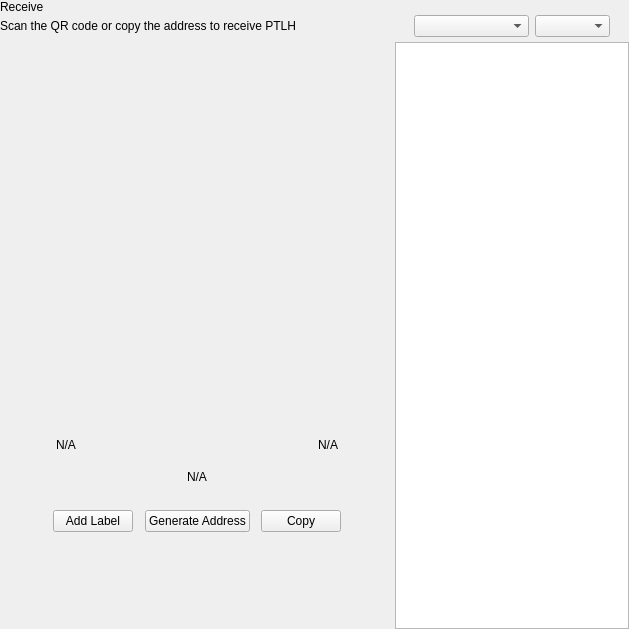
<?xml version="1.0" encoding="UTF-8"?>
<ui version="4.0">
 <class>ReceiveWidget</class>
 <widget class="QWidget" name="ReceiveWidget">
  <property name="geometry">
   <rect>
    <x>0</x>
    <y>0</y>
    <width>629</width>
    <height>629</height>
   </rect>
  </property>
  <property name="minimumSize">
   <size>
    <width>0</width>
    <height>0</height>
   </size>
  </property>
  <property name="windowTitle">
   <string>Form</string>
  </property>
  <layout class="QHBoxLayout" name="horizontalLayout_2" stretch="2,1">
   <property name="spacing">
    <number>0</number>
   </property>
   <property name="leftMargin">
    <number>0</number>
   </property>
   <property name="topMargin">
    <number>0</number>
   </property>
   <property name="rightMargin">
    <number>0</number>
   </property>
   <property name="bottomMargin">
    <number>0</number>
   </property>
   <item>
    <widget class="QWidget" name="left" native="true">
     <layout class="QVBoxLayout" name="verticalLayout_3">
      <property name="leftMargin">
       <number>0</number>
      </property>
      <property name="topMargin">
       <number>0</number>
      </property>
      <property name="rightMargin">
       <number>0</number>
      </property>
      <property name="bottomMargin">
       <number>0</number>
      </property>
      <item>
       <layout class="QVBoxLayout" name="verticalLayout_2">
        <property name="spacing">
         <number>0</number>
        </property>
        <property name="leftMargin">
         <number>0</number>
        </property>
        <item>
         <layout class="QHBoxLayout" name="horizontalLayout_3">
          <property name="spacing">
           <number>0</number>
          </property>
          <item>
           <layout class="QVBoxLayout" name="verticalLayout_4">
            <property name="spacing">
             <number>5</number>
            </property>
            <item>
             <widget class="QLabel" name="labelTitle">
              <property name="text">
               <string>Receive</string>
              </property>
             </widget>
            </item>
            <item alignment="Qt::AlignTop">
             <widget class="QLabel" name="labelSubtitle1">
              <property name="text">
               <string>Scan the QR code or copy the address to receive PTLH</string>
              </property>
             </widget>
            </item>
           </layout>
          </item>
          <item>
           <spacer name="horizontalSpacer">
            <property name="orientation">
             <enum>Qt::Horizontal</enum>
            </property>
            <property name="sizeHint" stdset="0">
             <size>
              <width>40</width>
              <height>20</height>
             </size>
            </property>
           </spacer>
          </item>
         </layout>
        </item>
        <item>
         <spacer name="verticalSpacer_2">
          <property name="orientation">
           <enum>Qt::Vertical</enum>
          </property>
          <property name="sizeType">
           <enum>QSizePolicy::Expanding</enum>
          </property>
          <property name="sizeHint" stdset="0">
           <size>
            <width>20</width>
            <height>50</height>
           </size>
          </property>
         </spacer>
        </item>
        <item alignment="Qt::AlignHCenter">
         <widget class="QWidget" name="layoutQR" native="true">
          <property name="maximumSize">
           <size>
            <width>510</width>
            <height>16777215</height>
           </size>
          </property>
          <layout class="QVBoxLayout" name="verticalLayoutQr">
           <item>
            <spacer name="verticalSpacer11">
             <property name="orientation">
              <enum>Qt::Vertical</enum>
             </property>
             <property name="sizeType">
              <enum>QSizePolicy::Fixed</enum>
             </property>
             <property name="sizeHint" stdset="0">
              <size>
               <width>20</width>
               <height>20</height>
              </size>
             </property>
            </spacer>
           </item>
           <item alignment="Qt::AlignHCenter">
            <widget class="QLabel" name="labelQrImg">
             <property name="minimumSize">
              <size>
               <width>260</width>
               <height>260</height>
              </size>
             </property>
             <property name="maximumSize">
              <size>
               <width>260</width>
               <height>260</height>
              </size>
             </property>
             <property name="text">
              <string/>
             </property>
             <property name="alignment">
              <set>Qt::AlignCenter</set>
             </property>
            </widget>
           </item>
           <item>
            <spacer name="verticalSpacer_21">
             <property name="orientation">
              <enum>Qt::Vertical</enum>
             </property>
             <property name="sizeType">
              <enum>QSizePolicy::Fixed</enum>
             </property>
             <property name="sizeHint" stdset="0">
              <size>
               <width>20</width>
               <height>30</height>
              </size>
             </property>
            </spacer>
           </item>
           <item>
            <widget class="QWidget" name="widget" native="true">
             <property name="minimumSize">
              <size>
               <width>0</width>
               <height>0</height>
              </size>
             </property>
             <layout class="QHBoxLayout" name="horizontalLayout_5">
              <item>
               <widget class="QLabel" name="labelLabel">
                <property name="text">
                 <string notr="true">N/A</string>
                </property>
               </widget>
              </item>
              <item>
               <spacer name="horizontalSpacer_2">
                <property name="orientation">
                 <enum>Qt::Horizontal</enum>
                </property>
                <property name="sizeHint" stdset="0">
                 <size>
                  <width>141</width>
                  <height>20</height>
                 </size>
                </property>
               </spacer>
              </item>
              <item>
               <widget class="QLabel" name="labelDate">
                <property name="text">
                 <string notr="true">N/A</string>
                </property>
                <property name="alignment">
                 <set>Qt::AlignRight|Qt::AlignTrailing|Qt::AlignVCenter</set>
                </property>
               </widget>
              </item>
             </layout>
            </widget>
           </item>
           <item>
            <widget class="QLabel" name="labelAddress">
             <property name="sizePolicy">
              <sizepolicy hsizetype="Expanding" vsizetype="Preferred">
               <horstretch>0</horstretch>
               <verstretch>0</verstretch>
              </sizepolicy>
             </property>
             <property name="minimumSize">
              <size>
               <width>300</width>
               <height>0</height>
              </size>
             </property>
             <property name="text">
              <string notr="true">N/A</string>
             </property>
             <property name="alignment">
              <set>Qt::AlignCenter</set>
             </property>
            </widget>
           </item>
           <item>
            <spacer name="verticalSpacer_4">
             <property name="orientation">
              <enum>Qt::Vertical</enum>
             </property>
             <property name="sizeType">
              <enum>QSizePolicy::Fixed</enum>
             </property>
             <property name="sizeHint" stdset="0">
              <size>
               <width>20</width>
               <height>20</height>
              </size>
             </property>
            </spacer>
           </item>
           <item>
            <layout class="QHBoxLayout" name="horizontalLayout_4">
             <item alignment="Qt::AlignHCenter">
              <widget class="QPushButton" name="pushButtonLabel">
               <property name="focusPolicy">
                <enum>Qt::NoFocus</enum>
               </property>
               <property name="text">
                <string>Add Label</string>
               </property>
              </widget>
             </item>
             <item alignment="Qt::AlignHCenter">
              <widget class="QPushButton" name="pushButtonNewAddress">
               <property name="focusPolicy">
                <enum>Qt::NoFocus</enum>
               </property>
               <property name="text">
                <string>Generate Address</string>
               </property>
              </widget>
             </item>
             <item alignment="Qt::AlignHCenter">
              <widget class="QPushButton" name="pushButtonCopy">
               <property name="focusPolicy">
                <enum>Qt::NoFocus</enum>
               </property>
               <property name="text">
                <string>Copy</string>
               </property>
              </widget>
             </item>
            </layout>
           </item>
           <item>
            <spacer name="verticalSpacer_3">
             <property name="orientation">
              <enum>Qt::Vertical</enum>
             </property>
             <property name="sizeType">
              <enum>QSizePolicy::Expanding</enum>
             </property>
             <property name="sizeHint" stdset="0">
              <size>
               <width>20</width>
               <height>20</height>
              </size>
             </property>
            </spacer>
           </item>
          </layout>
         </widget>
        </item>
        <item>
         <spacer name="verticalSpacer">
          <property name="orientation">
           <enum>Qt::Vertical</enum>
          </property>
          <property name="sizeHint" stdset="0">
           <size>
            <width>20</width>
            <height>40</height>
           </size>
          </property>
         </spacer>
        </item>
       </layout>
      </item>
     </layout>
    </widget>
   </item>
   <item>
    <widget class="QWidget" name="right" native="true">
     <layout class="QVBoxLayout" name="verticalLayout_5">
      <property name="spacing">
       <number>0</number>
      </property>
      <property name="leftMargin">
       <number>1</number>
      </property>
      <property name="topMargin">
       <number>0</number>
      </property>
      <property name="rightMargin">
       <number>0</number>
      </property>
      <property name="bottomMargin">
       <number>0</number>
      </property>
      <item>
       <layout class="QVBoxLayout" name="container_right">
        <property name="spacing">
         <number>0</number>
        </property>
        <property name="leftMargin">
         <number>0</number>
        </property>
        <property name="rightMargin">
         <number>0</number>
        </property>
        <item>
         <layout class="QVBoxLayout" name="verticalLayout">
          <property name="spacing">
           <number>6</number>
          </property>
          <property name="leftMargin">
           <number>19</number>
          </property>
          <property name="rightMargin">
           <number>19</number>
          </property>
          <item>
           <widget class="OptionButton" name="btnRequest" native="true"/>
          </item>
          <item>
           <widget class="OptionButton" name="btnMyAddresses" native="true">
            <property name="sizePolicy">
             <sizepolicy hsizetype="Preferred" vsizetype="Minimum">
              <horstretch>0</horstretch>
              <verstretch>0</verstretch>
             </sizepolicy>
            </property>
           </widget>
          </item>
         </layout>
        </item>
        <item>
         <widget class="QWidget" name="sortWidget" native="true">
          <layout class="QHBoxLayout" name="horizontalLayout_6">
           <property name="leftMargin">
            <number>19</number>
           </property>
           <property name="rightMargin">
            <number>19</number>
           </property>
           <property name="bottomMargin">
            <number>5</number>
           </property>
           <item>
            <spacer name="horizontalSpacer_3">
             <property name="orientation">
              <enum>Qt::Horizontal</enum>
             </property>
             <property name="sizeHint" stdset="0">
              <size>
               <width>40</width>
               <height>20</height>
              </size>
             </property>
            </spacer>
           </item>
           <item>
            <widget class="QComboBox" name="comboBoxSort">
             <property name="sizePolicy">
              <sizepolicy hsizetype="Preferred" vsizetype="Fixed">
               <horstretch>0</horstretch>
               <verstretch>0</verstretch>
              </sizepolicy>
             </property>
             <property name="minimumSize">
              <size>
               <width>115</width>
               <height>0</height>
              </size>
             </property>
            </widget>
           </item>
           <item>
            <widget class="QComboBox" name="comboBoxSortOrder">
             <property name="sizePolicy">
              <sizepolicy hsizetype="Preferred" vsizetype="Fixed">
               <horstretch>0</horstretch>
               <verstretch>0</verstretch>
              </sizepolicy>
             </property>
             <property name="minimumSize">
              <size>
               <width>75</width>
               <height>0</height>
              </size>
             </property>
            </widget>
           </item>
          </layout>
         </widget>
        </item>
        <item>
         <widget class="QListView" name="listViewAddress"/>
        </item>
       </layout>
      </item>
     </layout>
    </widget>
   </item>
  </layout>
 </widget>
 <customwidgets>
  <customwidget>
   <class>OptionButton</class>
   <extends>QWidget</extends>
   <header>qt/pivx/optionbutton.h</header>
   <container>1</container>
  </customwidget>
 </customwidgets>
 <resources/>
 <connections/>
</ui>
